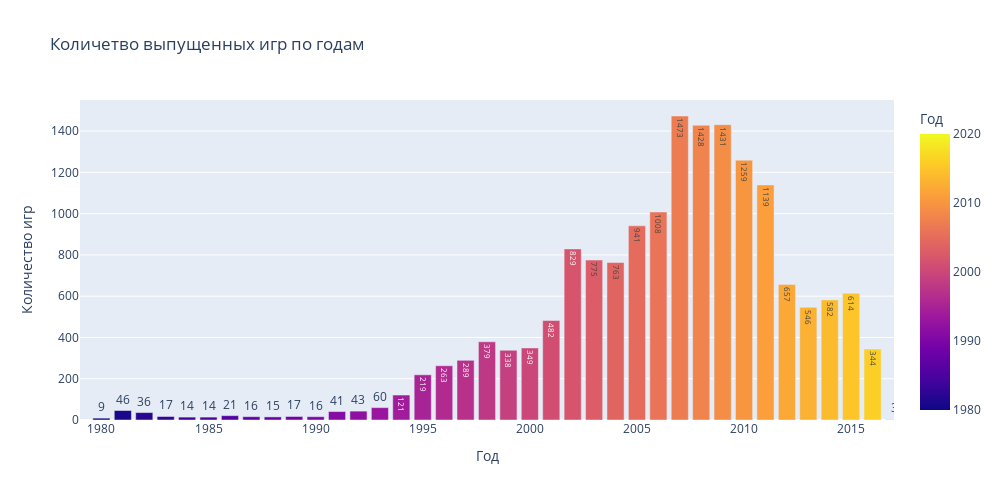

Notebook code for this chart:
### Code cell
bar_data = games_df.groupby('year', as_index=False)['global_sales'].count()\
                            .sort_values(['global_sales'], ascending=False)
bar_data['global_sales'] = bar_data['global_sales'].round()

fig = px.bar(
    data_frame=bar_data,
    x='year',
    y='global_sales',
    color='year',
    text='global_sales',
    orientation='v',
    height=500,
    width=1000,
    title='Количетво выпущенных игр по годам',
    labels=dict(year="Год", global_sales="Количество игр"),
    range_x=(1979, 2017)
)

fig.show()

### Figure 1 — Plotly figure (JSON) as saved in the notebook; plotly's stock layout.template omitted (floating-point values rounded to 4 significant figures)
{"data": [{"alignmentgroup": "True", "hovertemplate": "Год=%{marker.color}<br>Количество игр=%{text}<extra></extra>", "legendgroup": "", "marker": {"color": [2007, 2009, 2008, 2010, 2011, 2006, 2005, 2002, 2003, 2004, 2012, 2015, 2014, 2013, 2001, 1998, 2000, 2016, 1999, 1997, 1996, 1995, 1994, 1993, 1981, 1992, 1991, 1982, 1986, 1989, 1983, 1987, 1990, 1988, 1985, 1984, 1980, 2017, 2020], "coloraxis": "coloraxis", "pattern": {"shape": ""}}, "name": "", "offsetgroup": "", "orientation": "v", "showlegend": false, "text": [1473, 1431, 1428, 1259, 1139, 1008, 941, 829, 775, 763, 657, 614, 582, 546, 482, 379, 349, 344, 338, 289, 263, 219, 121, 60, 46, 43, 41, 36, 21, 17, 17, 16, 16, 15, 14, 14, 9, 3, 1], "textposition": "auto", "type": "bar", "x": [2007, 2009, 2008, 2010, 2011, 2006, 2005, 2002, 2003, 2004, 2012, 2015, 2014, 2013, 2001, 1998, 2000, 2016, 1999, 1997, 1996, 1995, 1994, 1993, 1981, 1992, 1991, 1982, 1986, 1989, 1983, 1987, 1990, 1988, 1985, 1984, 1980, 2017, 2020], "xaxis": "x", "y": [1473, 1431, 1428, 1259, 1139, 1008, 941, 829, 775, 763, 657, 614, 582, 546, 482, 379, 349, 344, 338, 289, 263, 219, 121, 60, 46, 43, 41, 36, 21, 17, 17, 16, 16, 15, 14, 14, 9, 3, 1], "yaxis": "y"}], "layout": {"barmode": "relative", "coloraxis": {"colorbar": {"title": {"text": "Год"}}, "colorscale": [[0, "#0d0887"], [0.1111, "#46039f"], [0.2222, "#7201a8"], [0.3333, "#9c179e"], [0.4444, "#bd3786"], [0.5556, "#d8576b"], [0.6667, "#ed7953"], [0.7778, "#fb9f3a"], [0.8889, "#fdca26"], [1, "#f0f921"]]}, "height": 500, "legend": {"tracegroupgap": 0}, "title": {"text": "Количетво выпущенных игр по годам"}, "width": 1000, "xaxis": {"anchor": "y", "domain": [0, 1], "range": [1979, 2017], "title": {"text": "Год"}}, "yaxis": {"anchor": "x", "domain": [0, 1], "title": {"text": "Количество игр"}}}}
